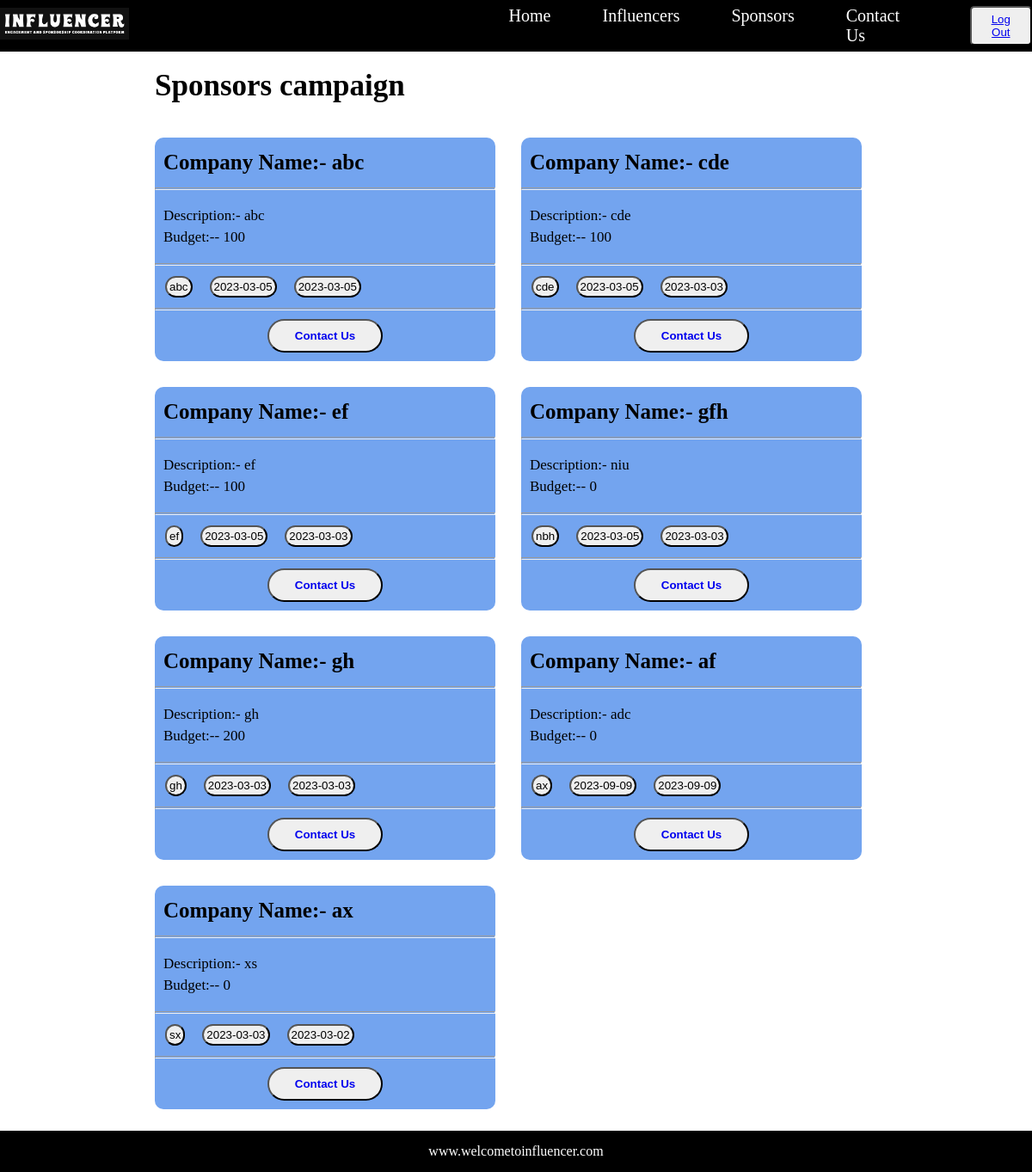
The page /sponsor (signed in) on the database its author committed.
### model.py (models this page shows)
class Sponsors(db.Model):
    sponsor_id = db.Column(db.Integer(),primary_key=True)
    company_name = db.Column(db.String(),nullable=False)
    desc = db.Column(db.String(),nullable=False)
    industry = db.Column(db.String(),nullable=False)
    start_date = db.Column(db.Date())
    end_date = db.Column(db.Date())
    budget = db.Column(db.Integer(),nullable=False)

### controller.py (the view)
@app.route("/sponsor", methods=["GET", "POST"])
def sponsor():
    if "username" in session:
        sponsor=Sponsors.query.all()
        return render_template('sponsor.html',sponsors=sponsor)
    else:
        return redirect('/login')

### templates/sponsor.html
{% extends 'layout.html' %}
{% block body %}
<div class="sponsors">
    <h2>Sponsors campaign</h2>
    <div class="sponsors-cards">
        {% for sponsor in sponsors %}
        <div  class="sponsors-card">
            <div  class="spon-card">
                <h3>Company Name:- {{sponsor.company_name}}</h3>
                <hr class="spon-hr">
                <div class="card-mid">
                    <p>Description:- {{sponsor.desc}}</p>
                    <p>Budget:-- {{sponsor.budget}}</p>
                </div>
                <hr class="spon-hr">
                <div class="card-bot">
                    <button>{{sponsor.industry}}</button>
                    <button>{{sponsor.start_date}}</button>
                    <button>{{sponsor.end_date}}</button>
                </div>
                <hr class="spon-hr">
                <div class="spon-btn">
                    <button class="spon-sub"><a href="#">Contact Us</a></button>
                </div>
            </div>
        </div>
        {% endfor %}
    </div>
</div>
{% endblock %}

### templates/layout.html (shortened to what this page needs)
<!DOCTYPE html>
<html lang="en">
<head>
    <link rel="stylesheet" href="{{ url_for('static',filename='utilits.css')}} ">
</head>
<body>
    <div class="nav-bar">
        <div class="left-nav"><img width="150px" src="{{ url_for('static', filename='img/nav-img.png') }}" alt="img">
        </div>
        <div class="right-nav">
            <ul>
                <li><a href="/home">Home</a></li>
                <li><a href="/influencers">Influencers</a></li>
                <li><a href="/sponsors">Sponsors</a></li>
                <li><a href="/contact">Contact Us</a></li>
                <button class="nav-btn"> <a href="/logout">Log Out</a> </button>
            </ul>
        </div>
    </div>
    {% block body %}
    {% endblock %}
    <div class="footer">
        <span>www.welcometoinfluencer.com</span>
    </div>
</body>
</html>

### static/utilits.css (style rules this page uses)
* { margin: 0; padding: 0; }
.nav-bar { background-color: black; display: flex; font-size: 20px; align-items: center; justify-content: center; height: 60px; }
.left-nav { width: 50%; }
.right-nav>ul { display: flex; flex-direction: row; gap: 60px; }
.right-nav>ul>li { list-style: none; }
.right-nav>ul>li>a { text-decoration: none; color: white; }
.nav-btn { padding: 6px 12px; border-radius: 5px; }
.footer { background-color: black; color: white; text-align: center; padding: 15px 0px; margin-top: 25px; bottom: 0%; position: relative; }
.sponsors { width: 70vw; min-height: 100vh; margin: 0px auto; }
.sponsors>h2 { padding: 20px 0px; font-size: 35px; }
.spon-card { background-color: rgb(115, 164, 239); width: 33vw; height: 260px; border-radius: 10px; }
.spon-card>h3 { font-size: 25px; padding: 15px 10px; }
.card-mid { font-size: 17px; padding: 20px 10px; display: flex; flex-direction: column; gap: 5px; }
.card-bot { padding: 12px; display: flex; flex-direction: row; gap: 20px; }
.card-bot > button { border-radius: 21px ; padding: 3px 3px; }
.spon-hr { height: 1px; }
.sponsors-card { display: flex; flex-direction: row; justify-content: space-between; }
.sponsors-cards { padding-top: 20px; display: flex; flex-direction: row; flex-wrap: wrap; gap: 30px; }
.spon-btn { text-align: center; margin: 10px 0px; }
.spon-sub { padding: 10px 30px; border-radius: 30px; cursor: pointer; }
.spon-sub > a { text-decoration: none; font-weight: bold; }

### rows shown on the page
Sponsors: company_name "abc", desc "abc", budget "100", industry "abc", start_date "2023-03-05", end_date "2023-03-05"
Sponsors: company_name "cde", desc "cde", budget "100", industry "cde", start_date "2023-03-05", end_date "2023-03-03"
Sponsors: company_name "ef", desc "ef", budget "100", industry "ef", start_date "2023-03-05", end_date "2023-03-03"
Sponsors: company_name "gfh", desc "niu", budget "0", industry "nbh", start_date "2023-03-05", end_date "2023-03-03"
Sponsors: company_name "gh", desc "gh", budget "200", industry "gh", start_date "2023-03-03", end_date "2023-03-03"
Sponsors: company_name "af", desc "adc", budget "0", industry "ax", start_date "2023-09-09", end_date "2023-09-09"
Sponsors: company_name "ax", desc "xs", budget "0", industry "sx", start_date "2023-03-03", end_date "2023-03-02"
